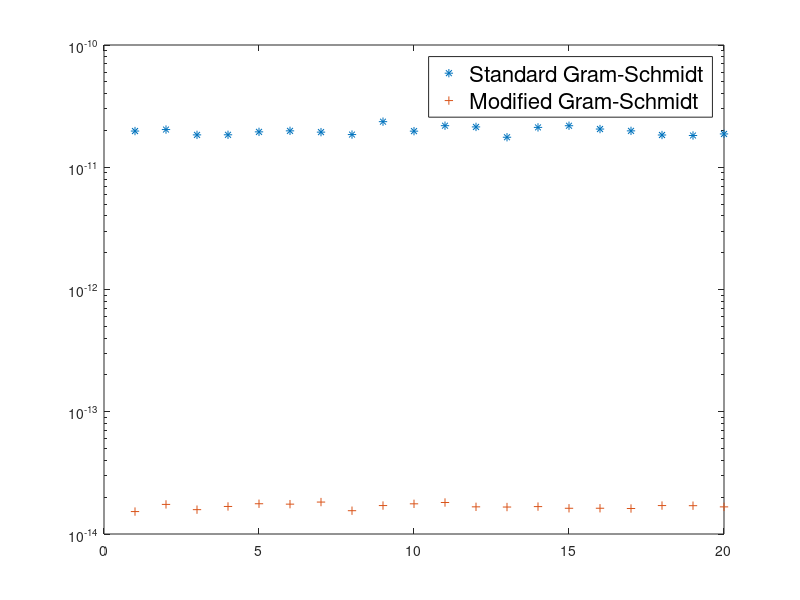

Reproduce this figure in MATLAB.
function gs_qr

m=500;
n=200;

for times=1:20
    % generate A
    d=10.^(-5*(1:m)/m');
    A=diag(d)*randn(m,n);
    
    % Run standard Gram Schmidt
    [q1,r1]=GramSchmidt(A);
    % Compute the error of orghogonality of q1.
    err1(times)=norm(q1'*q1-eye(n),'fro');  
    
    % Run standard Gram Schmidt
    [q2,r2]=ModifiedGramSchmidt(A);
    % Compute the error of orthogonality of q2.
    err2(times)=norm(q2'*q2-eye(n),'fro');
end

% Plot error against run times.
semilogy(err1,'*');
hold;
semilogy(err2,'+');
legend({'Standard Gram-Schmidt','Modified Gram-Schmidt'},'FontSize',16)


function [Q,R]=GramSchmidt(A)
[m,n]=size(A);
Q=A;
R=zeros(n,n);
for k=1:n
    %%%%%%%%%%%%%%%%%%%%%%
    % Add lines for standard Gram-Schmidt
    R(1:k-1, k) = Q(1:m, 1: k-1)' * A(1:m, k);
    Q(1:m , k) = A(1:m, k) - Q(1:m, 1: k-1) * R(1:k-1, k);
    R(k,k) = norm(Q(1:m, k),2);
    Q(1:m, k) = Q(1:m, k) / R(k,k);
    
    %%%%%%%%%%%%%%%%%%%%%%
end
end

function [Q,R]=ModifiedGramSchmidt(A)
[m,n]=size(A);
Q=A;
R=zeros(n,n);
for k=1:n
    %%%%%%%%%%%%%%%%%%%%%%%
    % Add lines for modified Gram-Schmidt
    R(1:k-1, k) = Q(1:m, 1: k-1)' * Q(1:m, k);
    Q(1:m , k) = Q(1:m, k) - Q(1:m, 1: k-1) * R(1:k-1, k);
    R(k,k) = norm(Q(1:m, k),2);
    Q(1:m, k) = Q(1:m, k) / R(k,k);
    
    for i=1:k-1
        R(i,k) = Q(:,i)' * Q(:,k);
        Q(:,k) = Q(:,k) - R(i,k) * Q(:,i);
    end
    
    R(k,k) = norm(Q(:,k),2);
    Q(:,k) = Q(:,k) / R(k,k);
    %%%%%%%%%%%%%%%%%%%%%%%
end
end

end